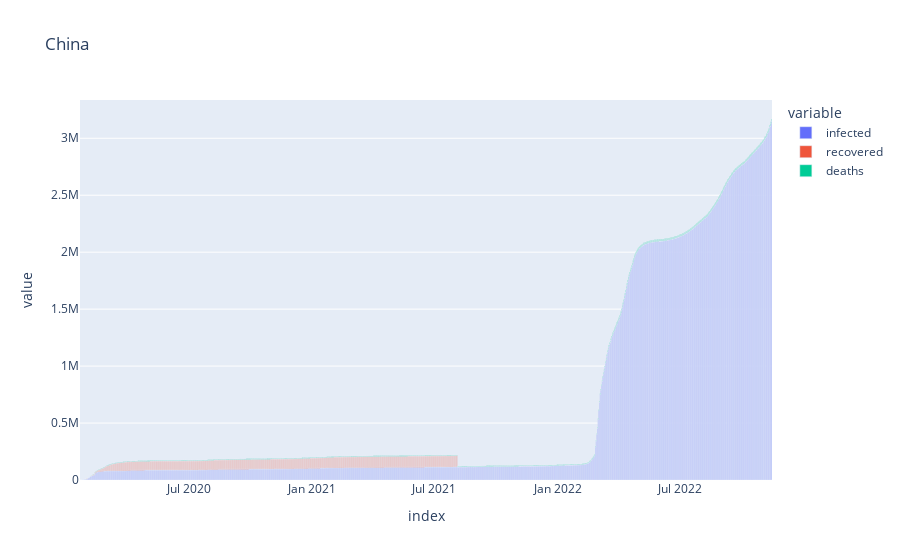

The cell this chart's notebook holds for it:
### Code cell
df4 = mkframe('China')
df4
fig4 = px.bar(
    df4,title='China')
fig4.show()

### Figure 1 — Plotly figure (JSON) as saved in the notebook; plotly's stock layout.template omitted (floating-point values rounded to 4 significant figures; data arrays with more than 128 entries replaced by an {"elided": "..."} marker saying what was removed)
{"data": [{"alignmentgroup": "True", "hovertemplate": "variable=infected<br>index=%{x}<br>value=%{y}<extra></extra>", "legendgroup": "infected", "marker": {"color": "#636efa", "pattern": {"shape": ""}}, "name": "infected", "offsetgroup": "infected", "orientation": "v", "showlegend": true, "textposition": "auto", "type": "bar", "x": {"elided": "1029 str values"}, "xaxis": "x", "y": {"elided": "1029 int values"}, "yaxis": "y"}, {"alignmentgroup": "True", "hovertemplate": "variable=recovered<br>index=%{x}<br>value=%{y}<extra></extra>", "legendgroup": "recovered", "marker": {"color": "#EF553B", "pattern": {"shape": ""}}, "name": "recovered", "offsetgroup": "recovered", "orientation": "v", "showlegend": true, "textposition": "auto", "type": "bar", "x": {"elided": "1029 str values"}, "xaxis": "x", "y": {"elided": "1029 int values"}, "yaxis": "y"}, {"alignmentgroup": "True", "hovertemplate": "variable=deaths<br>index=%{x}<br>value=%{y}<extra></extra>", "legendgroup": "deaths", "marker": {"color": "#00cc96", "pattern": {"shape": ""}}, "name": "deaths", "offsetgroup": "deaths", "orientation": "v", "showlegend": true, "textposition": "auto", "type": "bar", "x": {"elided": "1029 str values"}, "xaxis": "x", "y": {"elided": "1029 int values"}, "yaxis": "y"}], "layout": {"barmode": "relative", "legend": {"title": {"text": "variable"}, "tracegroupgap": 0}, "title": {"text": "China"}, "xaxis": {"anchor": "y", "domain": [0, 1], "title": {"text": "index"}}, "yaxis": {"anchor": "x", "domain": [0, 1], "title": {"text": "value"}}}}
